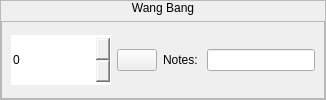
              <widget class="QFrame" name="orderFrame3">
               <property name="sizePolicy">
                <sizepolicy hsizetype="Preferred" vsizetype="Fixed">
                 <horstretch>0</horstretch>
                 <verstretch>0</verstretch>
                </sizepolicy>
               </property>
               <property name="minimumSize">
                <size>
                 <width>0</width>
                 <height>90</height>
                </size>
               </property>
               <property name="frameShape">
                <enum>QFrame::StyledPanel</enum>
               </property>
               <property name="frameShadow">
                <enum>QFrame::Raised</enum>
               </property>
               <layout class="QVBoxLayout" name="verticalLayout_11">
                <property name="leftMargin">
                 <number>0</number>
                </property>
                <property name="topMargin">
                 <number>0</number>
                </property>
                <property name="rightMargin">
                 <number>0</number>
                </property>
                <property name="bottomMargin">
                 <number>0</number>
                </property>
                <item>
                 <widget class="QLabel" name="order3Label">
                  <property name="sizePolicy">
                   <sizepolicy hsizetype="Preferred" vsizetype="Fixed">
                    <horstretch>0</horstretch>
                    <verstretch>0</verstretch>
                   </sizepolicy>
                  </property>
                  <property name="styleSheet">
                   <string notr="true">font: 20pt &quot;Footlight MT Light&quot;;
color: black;</string>
                  </property>
                  <property name="text">
                   <string>Wang Bang</string>
                  </property>
                  <property name="alignment">
                   <set>Qt::AlignCenter</set>
                  </property>
                 </widget>
                </item>
                <item>
                 <widget class="QFrame" name="order3Btns">
                  <property name="frameShape">
                   <enum>QFrame::StyledPanel</enum>
                  </property>
                  <property name="frameShadow">
                   <enum>QFrame::Raised</enum>
                  </property>
                  <layout class="QHBoxLayout" name="horizontalLayout_17">
                   <property name="topMargin">
                    <number>0</number>
                   </property>
                   <property name="bottomMargin">
                    <number>0</number>
                   </property>
                   <item>
                    <widget class="QSpinBox" name="order3Qty">
                     <property name="minimumSize">
                      <size>
                       <width>100</width>
                       <height>50</height>
                      </size>
                     </property>
                     <property name="maximumSize">
                      <size>
                       <width>100</width>
                       <height>16777215</height>
                      </size>
                     </property>
                     <property name="styleSheet">
                      <string notr="true">QSpinBox::up-button {
	image: url(:/icons/iconsImages/1200px-Green-Up-Arrow.svg.png);
}
QSpinBox::down-button {
	image: url(:/icons/iconsImages/1200px-RedDownArrow.svg.png);
}
QSpinBox{
	font: 22pt &quot;Arial&quot;;
	border: none;
}
</string>
                     </property>
                    </widget>
                   </item>
                   <item>
                    <widget class="QPushButton" name="order3CancelBtn">
                     <property name="text">
                      <string/>
                     </property>
                     <property name="icon">
                      <iconset resource="iconsImages.qrc">
                       <normaloff>:/icons/iconsImages/1024px-Black_close_x.svg.png</normaloff>:/icons/iconsImages/1024px-Black_close_x.svg.png</iconset>
                     </property>
                     <property name="iconSize">
                      <size>
                       <width>30</width>
                       <height>30</height>
                      </size>
                     </property>
                    </widget>
                   </item>
                   <item>
                    <widget class="QLabel" name="order3Lbl">
                     <property name="styleSheet">
                      <string notr="true">font: 12pt &quot;Arial&quot;;</string>
                     </property>
                     <property name="text">
                      <string>Notes: </string>
                     </property>
                    </widget>
                   </item>
                   <item>
                    <widget class="QLineEdit" name="order3Notes">
                     <property name="styleSheet">
                      <string notr="true">font: 12pt &quot;Arial&quot;;</string>
                     </property>
                     <property name="text">
                      <string/>
                     </property>
                    </widget>
                   </item>
                  </layout>
                 </widget>
                </item>
               </layout>
              </widget>
